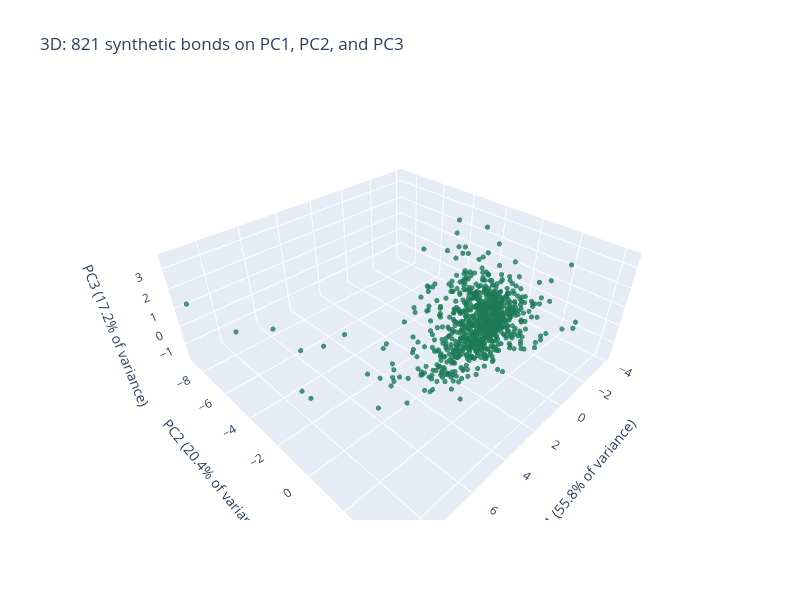

The code cell stored with this chart in its notebook:
### Markdown cell above
* The first three components carry 93.41 percent of the variance of the six columns, the fourth adds 5.08, and the fifth and sixth together add 1.51. Keep that table in mind: it says how much each extra dimension of the picture can show.

Q. Draw the bonds on the first three components, in 3D. First a still view, then the interactive one.

### Code cell
def still_3d(x, y, z, color=None, size=None, color_label="", title="", arrows=None):
    """A still matplotlib view of a 3D scatter: optional colour and size channels, and optional labelled arrows."""
    fig = plt.figure(figsize=(8.5, 6.5))
    ax = fig.add_subplot(projection="3d")
    # a single colour, or a column mapped onto the viridis scale
    colour_args = {"color": plotkit.GREEN} if color is None else {"c": color, "cmap": "viridis"}
    points = ax.scatter(x, y, z, s=8 if size is None else size, alpha=0.7, **colour_args)
    for position, (name, (end_x, end_y, end_z)) in enumerate((arrows or {}).items()):
        ax.quiver(0, 0, 0, end_x, end_y, end_z, color=plotkit.GREEN_DARK, linewidth=2.5, arrow_length_ratio=0.08)
        # each label sits a little higher than the one before, so that arrows that point the same way keep readable names
        ax.text(end_x, end_y, end_z + 0.35 * position, name, color=plotkit.GREEN_DARK, fontweight="bold")
    if color is not None:
        fig.colorbar(points, ax=ax, shrink=0.6, pad=0.1, label=color_label)
    ax.set_xlabel(pc_label(1))
    ax.set_ylabel(pc_label(2))
    ax.set_zlabel(pc_label(3))
    ax.set_title(title)
    ax.view_init(elev=22, azim=-58)
    return ax


def pc_label(number):
    return f"PC{number} ({explained_six['explained_pct'].iloc[number - 1]:.1f}% of variance)"


# a still view first: the saved notebook, the GitHub page, and a slide show this one
still_3d(scores_six["PC1"], scores_six["PC2"], scores_six["PC3"], title="3D: 821 synthetic bonds on PC1, PC2, and PC3 (still view)")
plt.show()

# the interactive view: drag to turn it, scroll to zoom, point at a bond to read its scores
fig = px.scatter_3d(scores_six, x="PC1", y="PC2", z="PC3", labels={f"PC{n}": pc_label(n) for n in range(1, 4)},
                    title="3D: 821 synthetic bonds on PC1, PC2, and PC3", width=800, height=600)
fig.update_traces(marker={"size": 3, "color": plotkit.GREEN, "opacity": 0.8})
fig.show()

### Figure 1 — Plotly figure (JSON) as saved in the notebook; plotly's stock layout.template omitted (floating-point values rounded to 4 significant figures; data arrays with more than 128 entries replaced by an {"elided": "..."} marker saying what was removed)
{"data": [{"hovertemplate": "PC1 (55.8% of variance)=%{x}<br>PC2 (20.4% of variance)=%{y}<br>PC3 (17.2% of variance)=%{z}<extra></extra>", "legendgroup": "", "marker": {"color": "#1c7a57", "opacity": 0.8, "size": 3, "symbol": "circle"}, "mode": "markers", "name": "", "scene": "scene", "showlegend": false, "type": "scatter3d", "x": {"elided": "821 float values"}, "y": {"elided": "821 float values"}, "z": {"elided": "821 float values"}}], "layout": {"height": 600, "legend": {"tracegroupgap": 0}, "scene": {"domain": {"x": [0.0, 1.0], "y": [0.0, 1.0]}, "xaxis": {"title": {"text": "PC1 (55.8% of variance)"}}, "yaxis": {"title": {"text": "PC2 (20.4% of variance)"}}, "zaxis": {"title": {"text": "PC3 (17.2% of variance)"}}}, "title": {"text": "3D: 821 synthetic bonds on PC1, PC2, and PC3"}, "width": 800}}
